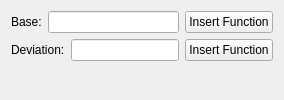
    <widget class="QWidget" name="randomizerPage">
      <layout class="QVBoxLayout" name="randomizerFormLayout">
        <item>
        <layout class="QHBoxLayout" name="randomizerBaseLayout">
            <item>
                <widget class="QLabel" name="randomizerBaseLabel">
                <property name="text">
                <string>Base:</string>
                </property>
                </widget>
            </item>
            <item>
                <widget class="QLineEdit" name="randomizerBaseEdit"/>
            </item>
            <item>
                <widget class="QPushButton" name="randomizerBaseInsertFn">
                <property name="text">
                    <string>Insert Function</string>
                </property>
                </widget>
            </item>
        </layout>
        </item>
        <item>
        <layout class="QHBoxLayout" name="randomizerDeviationLayout">
            <item>
                <widget class="QLabel" name="randomizerDeviationLabel">
                <property name="text">
                <string>Deviation:</string>
                </property>
                </widget>
            </item>
            <item>
                <widget class="QLineEdit" name="randomizerDeviationEdit"/>
            </item>
            <item>
                <widget class="QPushButton" name="randomizerDeviationInsertFn">
                <property name="text">
                    <string>Insert Function</string>
                </property>
                </widget>
            </item>
        </layout>
        </item>
        <item><spacer name="verticalSpacer_4">
            <property name="orientation"><enum>Qt::Vertical</enum></property>
            <property name="sizeHint" stdset="0"><size><width>5</width><height>5</height></size></property>
        </spacer></item>      
      </layout>
    </widget>
